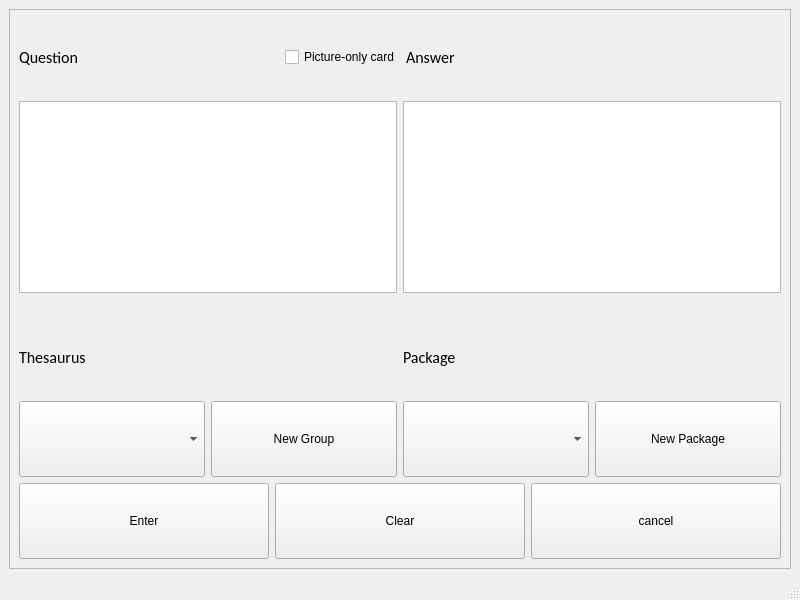
<?xml version="1.0" encoding="UTF-8"?>
<ui version="4.0">
 <class>MainWindow</class>
 <widget class="QMainWindow" name="MainWindow">
  <property name="geometry">
   <rect>
    <x>0</x>
    <y>0</y>
    <width>800</width>
    <height>600</height>
   </rect>
  </property>
  <property name="windowTitle">
   <string>MainWindow</string>
  </property>
  <widget class="QWidget" name="centralwidget">
   <layout class="QVBoxLayout" name="verticalLayout">
    <item>
     <widget class="QScrollArea" name="scrollArea">
      <property name="widgetResizable">
       <bool>true</bool>
      </property>
      <widget class="QWidget" name="scrollAreaWidgetContents_3">
       <property name="geometry">
        <rect>
         <x>0</x>
         <y>0</y>
         <width>780</width>
         <height>539</height>
        </rect>
       </property>
       <property name="sizePolicy">
        <sizepolicy hsizetype="Expanding" vsizetype="Expanding">
         <horstretch>0</horstretch>
         <verstretch>0</verstretch>
        </sizepolicy>
       </property>
       <layout class="QVBoxLayout" name="verticalLayout_3">
        <item>
         <layout class="QHBoxLayout" name="horizontalLayout">
          <item>
           <widget class="QLabel" name="qestionLabel">
            <property name="sizePolicy">
             <sizepolicy hsizetype="Expanding" vsizetype="Expanding">
              <horstretch>0</horstretch>
              <verstretch>0</verstretch>
             </sizepolicy>
            </property>
            <property name="font">
             <font>
              <family>Calibri</family>
              <pointsize>12</pointsize>
             </font>
            </property>
            <property name="text">
             <string>Question</string>
            </property>
           </widget>
          </item>
          <item>
           <widget class="QCheckBox" name="checkBox">
            <property name="text">
             <string>Picture-only card</string>
            </property>
           </widget>
          </item>
          <item>
           <widget class="QLabel" name="AnswerLabel">
            <property name="sizePolicy">
             <sizepolicy hsizetype="Preferred" vsizetype="Preferred">
              <horstretch>0</horstretch>
              <verstretch>0</verstretch>
             </sizepolicy>
            </property>
            <property name="minimumSize">
             <size>
              <width>375</width>
              <height>0</height>
             </size>
            </property>
            <property name="font">
             <font>
              <family>Calibri</family>
              <pointsize>12</pointsize>
             </font>
            </property>
            <property name="text">
             <string>Answer</string>
            </property>
           </widget>
          </item>
         </layout>
        </item>
        <item>
         <layout class="QHBoxLayout" name="horizontalLayout_2">
          <item>
           <widget class="QTextEdit" name="questionText"/>
          </item>
          <item>
           <widget class="QTextEdit" name="answerText"/>
          </item>
         </layout>
        </item>
        <item>
         <layout class="QHBoxLayout" name="horizontalLayout_3">
          <item>
           <widget class="QLabel" name="qPicture_2">
            <property name="sizePolicy">
             <sizepolicy hsizetype="Preferred" vsizetype="Preferred">
              <horstretch>0</horstretch>
              <verstretch>0</verstretch>
             </sizepolicy>
            </property>
            <property name="text">
             <string/>
            </property>
            <property name="alignment">
             <set>Qt::AlignCenter</set>
            </property>
           </widget>
          </item>
          <item>
           <widget class="QLabel" name="aPicture_2">
            <property name="sizePolicy">
             <sizepolicy hsizetype="Preferred" vsizetype="Preferred">
              <horstretch>0</horstretch>
              <verstretch>0</verstretch>
             </sizepolicy>
            </property>
            <property name="text">
             <string/>
            </property>
            <property name="alignment">
             <set>Qt::AlignCenter</set>
            </property>
           </widget>
          </item>
         </layout>
        </item>
        <item>
         <layout class="QHBoxLayout" name="horizontalLayout_4">
          <item>
           <widget class="QLabel" name="label_6">
            <property name="sizePolicy">
             <sizepolicy hsizetype="Expanding" vsizetype="Expanding">
              <horstretch>0</horstretch>
              <verstretch>0</verstretch>
             </sizepolicy>
            </property>
            <property name="font">
             <font>
              <family>Calibri</family>
              <pointsize>12</pointsize>
             </font>
            </property>
            <property name="text">
             <string>Thesaurus</string>
            </property>
           </widget>
          </item>
          <item>
           <widget class="QLabel" name="label_8">
            <property name="sizePolicy">
             <sizepolicy hsizetype="Expanding" vsizetype="Expanding">
              <horstretch>0</horstretch>
              <verstretch>0</verstretch>
             </sizepolicy>
            </property>
            <property name="font">
             <font>
              <family>Calibri</family>
              <pointsize>12</pointsize>
             </font>
            </property>
            <property name="text">
             <string>Package</string>
            </property>
           </widget>
          </item>
         </layout>
        </item>
        <item>
         <layout class="QHBoxLayout" name="horizontalLayout_6">
          <item>
           <widget class="QComboBox" name="thesaurus">
            <property name="sizePolicy">
             <sizepolicy hsizetype="Expanding" vsizetype="Expanding">
              <horstretch>0</horstretch>
              <verstretch>0</verstretch>
             </sizepolicy>
            </property>
           </widget>
          </item>
          <item>
           <widget class="QPushButton" name="newGroup">
            <property name="sizePolicy">
             <sizepolicy hsizetype="Expanding" vsizetype="Expanding">
              <horstretch>0</horstretch>
              <verstretch>0</verstretch>
             </sizepolicy>
            </property>
            <property name="text">
             <string>New Group</string>
            </property>
           </widget>
          </item>
          <item>
           <widget class="QComboBox" name="packages">
            <property name="sizePolicy">
             <sizepolicy hsizetype="Expanding" vsizetype="Expanding">
              <horstretch>0</horstretch>
              <verstretch>0</verstretch>
             </sizepolicy>
            </property>
           </widget>
          </item>
          <item>
           <widget class="QPushButton" name="newPackage">
            <property name="sizePolicy">
             <sizepolicy hsizetype="Expanding" vsizetype="Expanding">
              <horstretch>0</horstretch>
              <verstretch>0</verstretch>
             </sizepolicy>
            </property>
            <property name="text">
             <string>New Package</string>
            </property>
           </widget>
          </item>
         </layout>
        </item>
        <item>
         <layout class="QHBoxLayout" name="horizontalLayout_7">
          <item>
           <widget class="QPushButton" name="enter_2">
            <property name="sizePolicy">
             <sizepolicy hsizetype="Expanding" vsizetype="Expanding">
              <horstretch>0</horstretch>
              <verstretch>0</verstretch>
             </sizepolicy>
            </property>
            <property name="text">
             <string>Enter</string>
            </property>
            <property name="autoRepeatInterval">
             <number>100</number>
            </property>
           </widget>
          </item>
          <item>
           <widget class="QPushButton" name="clear">
            <property name="sizePolicy">
             <sizepolicy hsizetype="Expanding" vsizetype="Expanding">
              <horstretch>0</horstretch>
              <verstretch>0</verstretch>
             </sizepolicy>
            </property>
            <property name="text">
             <string>Clear</string>
            </property>
           </widget>
          </item>
          <item>
           <widget class="QPushButton" name="cancel">
            <property name="sizePolicy">
             <sizepolicy hsizetype="Expanding" vsizetype="Expanding">
              <horstretch>0</horstretch>
              <verstretch>0</verstretch>
             </sizepolicy>
            </property>
            <property name="text">
             <string>cancel</string>
            </property>
           </widget>
          </item>
         </layout>
        </item>
       </layout>
      </widget>
     </widget>
    </item>
   </layout>
  </widget>
  <widget class="QMenuBar" name="menubar">
   <property name="geometry">
    <rect>
     <x>0</x>
     <y>0</y>
     <width>800</width>
     <height>21</height>
    </rect>
   </property>
  </widget>
  <widget class="QStatusBar" name="statusbar"/>
 </widget>
 <resources/>
 <connections/>
</ui>
